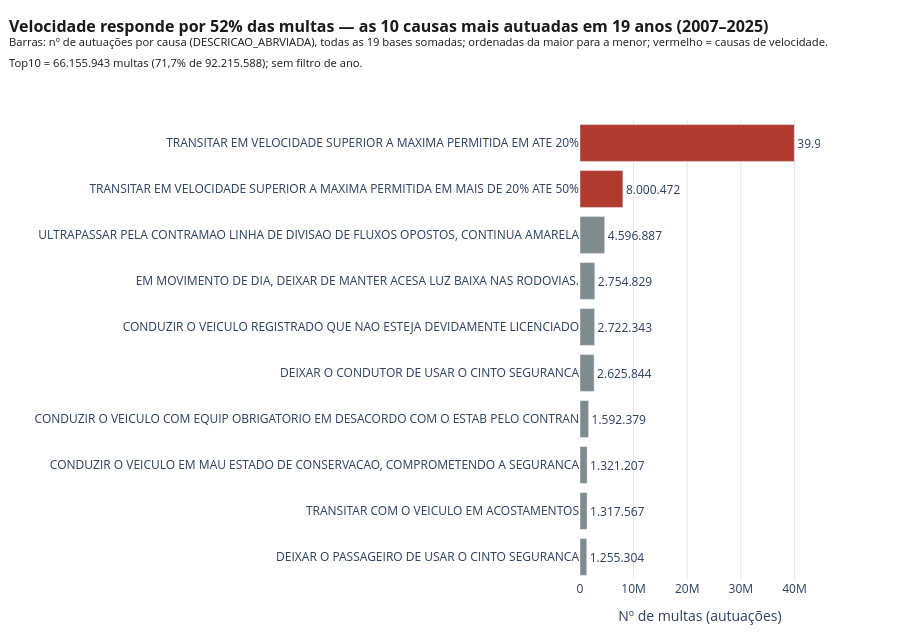

Here is the notebook cell this chart was saved with:
### Markdown cell above
---

## Gráfico 1 — Quais são as 10 causas de multa que mais ocorrem?

**Pergunta:** juntando **todos os anos** (2007–2025), quais são as 10 causas
(`DESCRICAO_ABRVIADA`) com mais autuações e quanto elas concentram?

**Resposta:** a **velocidade** domina o ranking. A causa nº 1 —
*TRANSITAR EM VELOCIDADE SUPERIOR A MAXIMA PERMITIDA EM ATE 20%* — tem
**39.969.111 multas (43,34%)** sozinha; somadas as duas faixas de velocidade
(esta + *…MAIS DE 20% ATE 50%*, 8.000.472), são **52,0%** de todas as multas
das 19 bases. O top10 reúne **66.155.943 autuações — 71,7%** das
**92.215.588** totais. O pódio se fecha com a ultrapassagem em contramão
linha amarela (4.596.887) e a luz baixa em movimento de dia (2.754.829).

### Code cell
# ══════════════════════════════════════════════════════════════════
# GRÁFICO 1 — FIGURA (top10 de causas)
#   O que faz : monta as barras horizontais, aplica titulo()/pct(),
#               roda os asserts (10 causas, ~43%, ~72%) e salva
#               resultados/g1_top10_multas.html.
# ══════════════════════════════════════════════════════════════════

g1 = top10.sort_values("multas", ascending=True).reset_index(drop=True)
causas_velocidade = g1["causa"].str.contains("VELOCIDADE")

fig = go.Figure(go.Bar(
    x=g1["multas"],
    y=g1["causa"],
    orientation="h",
    marker_color=[CIMA if v else BAIXO for v in causas_velocidade],
    text=[br(v) for v in g1["multas"]],
    textposition="outside",
    customdata=np.stack([g1["pct"].map(lambda v: pct(v / 100)),
                         g1["pct"].map(lambda v: pct(v / 100, 1))], axis=-1),
    hovertemplate=(
        "<b>%{y}</b><br>Multas: %{x:,.0f}<br>"
        "% do total: %{customdata[1]}<extra></extra>"
    ),
    name="Multas",
))
fig.update_layout(
    title=titulo(
        "Velocidade responde por 52% das multas — as 10 causas mais "
        "autuadas em 19 anos (2007–2025)",
        "Barras: nº de autuações por causa (DESCRICAO_ABRVIADA), todas as "
        "19 bases somadas; ordenadas da maior para a menor; "
        "vermelho = causas de velocidade.",
        f"Top10 = {br(int(g1['multas'].sum()))} multas "
        f"({pct(g1['multas'].sum() / TOTAL, 1)} de {br(TOTAL)}); "
        "sem filtro de ano.",
    ),
    xaxis=dict(title="Nº de multas (autuações)", gridcolor="#e8e8e8"),
    yaxis=dict(title="", automargin=True),
    plot_bgcolor="white", height=640, margin=dict(l=10, r=80, t=120, b=60),
)
fig.update_xaxes(range=[0, g1["multas"].max() * 1.12])

assert len(g1) == 10, f"Esperava 10 causas, veio {len(g1)}"
assert TOTAL == TOTAL_ESPERADO
assert 0.40 < top10["pct"].iloc[0] / 100 < 0.50, "A causa nº 1 deveria estar perto de 43%"
assert 0.70 < g1["multas"].sum() / TOTAL < 0.75, "O top10 deveria concentrar ~72%"

salvar_grafico(fig, "g1_top10_multas")

### Figure 1 — Plotly figure (JSON) as saved in the notebook; plotly's stock layout.template omitted (floating-point values rounded to 4 significant figures)
{"data": [{"customdata": [["1,36%", "1,4%"], ["1,43%", "1,4%"], ["1,43%", "1,4%"], ["1,73%", "1,7%"], ["2,85%", "2,8%"], ["2,95%", "3,0%"], ["2,99%", "3,0%"], ["4,98%", "5,0%"], ["8,68%", "8,7%"], ["43,34%", "43,3%"]], "hovertemplate": "<b>%{y}</b><br>Multas: %{x:,.0f}<br>% do total: %{customdata[1]}<extra></extra>", "marker": {"color": ["#7f8c8d", "#7f8c8d", "#7f8c8d", "#7f8c8d", "#7f8c8d", "#7f8c8d", "#7f8c8d", "#7f8c8d", "#b03a2e", "#b03a2e"]}, "name": "Multas", "orientation": "h", "text": ["1.255.304", "1.317.567", "1.321.207", "1.592.379", "2.625.844", "2.722.343", "2.754.829", "4.596.887", "8.000.472", "39.969.111"], "textposition": "outside", "type": "bar", "x": [1255304, 1317567, 1321207, 1592379, 2625844, 2722343, 2754829, 4596887, 8000472, 39969111], "y": ["DEIXAR O PASSAGEIRO DE USAR O CINTO SEGURANCA", "TRANSITAR COM O VEICULO EM ACOSTAMENTOS", "CONDUZIR O VEICULO EM MAU ESTADO DE CONSERVACAO, COMPROMETENDO A SEGURANCA", "CONDUZIR O VEICULO COM EQUIP OBRIGATORIO EM DESACORDO COM O ESTAB PELO CONTRAN", "DEIXAR O CONDUTOR DE USAR O CINTO SEGURANCA", "CONDUZIR O VEICULO REGISTRADO QUE NAO ESTEJA DEVIDAMENTE LICENCIADO", "EM MOVIMENTO DE DIA, DEIXAR DE MANTER ACESA LUZ BAIXA NAS RODOVIAS.", "ULTRAPASSAR PELA CONTRAMAO LINHA DE DIVISAO DE FLUXOS OPOSTOS, CONTINUA AMARELA", "TRANSITAR EM VELOCIDADE SUPERIOR A MAXIMA PERMITIDA EM MAIS DE 20% ATE 50%", "TRANSITAR EM VELOCIDADE SUPERIOR A MAXIMA PERMITIDA EM ATE 20%"]}], "layout": {"height": 640, "margin": {"b": 60, "l": 10, "r": 80, "t": 120}, "plot_bgcolor": "white", "title": {"automargin": true, "font": {"color": "#1a1a1a", "size": 16}, "text": "<b>Velocidade responde por 52% das multas — as 10 causas mais autuadas em 19 anos (2007–2025)</b><br><sup>Barras: nº de autuações por causa (DESCRICAO_ABRVIADA), todas as 19 bases somadas; ordenadas da maior para a menor; vermelho = causas de velocidade.<br>Top10 = 66.155.943 multas (71,7% de 92.215.588); sem filtro de ano.</sup>", "x": 0.01, "xanchor": "left", "y": 0.95, "yanchor": "top"}, "xaxis": {"gridcolor": "#e8e8e8", "range": [0, 44770000.0], "title": {"text": "Nº de multas (autuações)"}}, "yaxis": {"automargin": true, "title": {"text": ""}}}}
